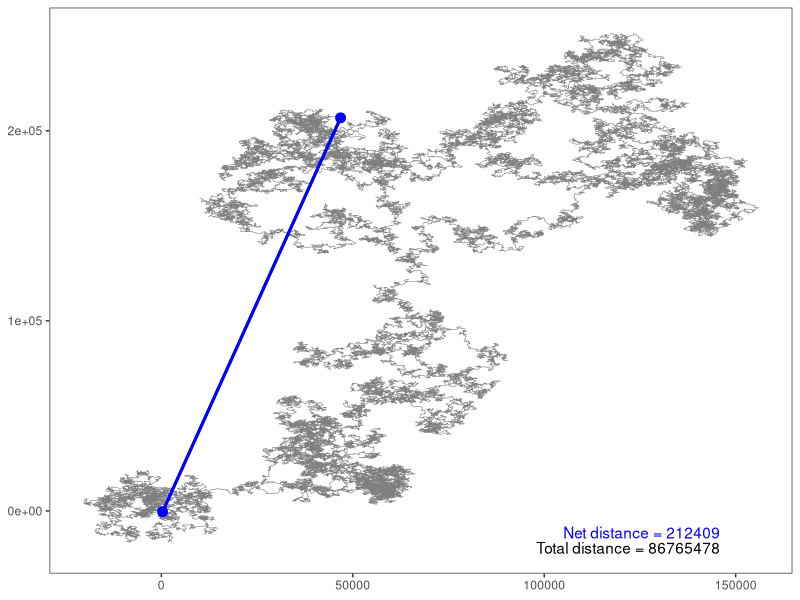
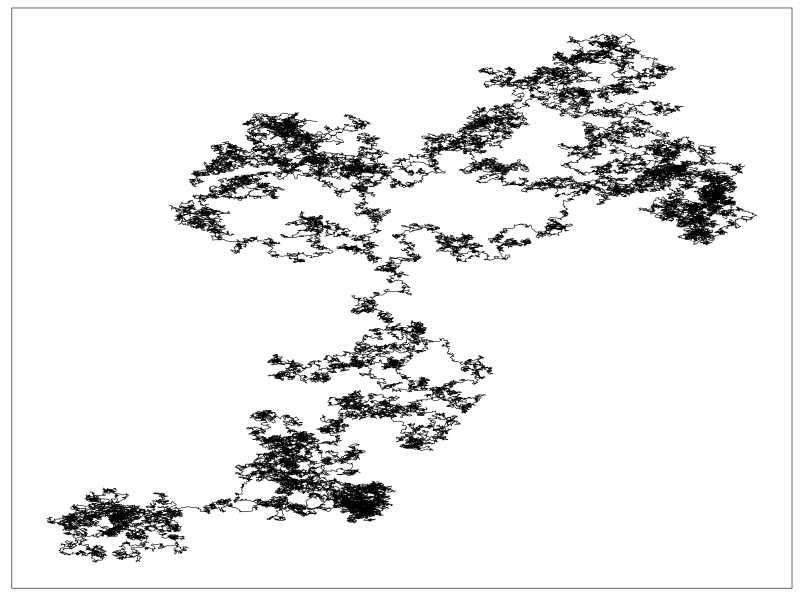
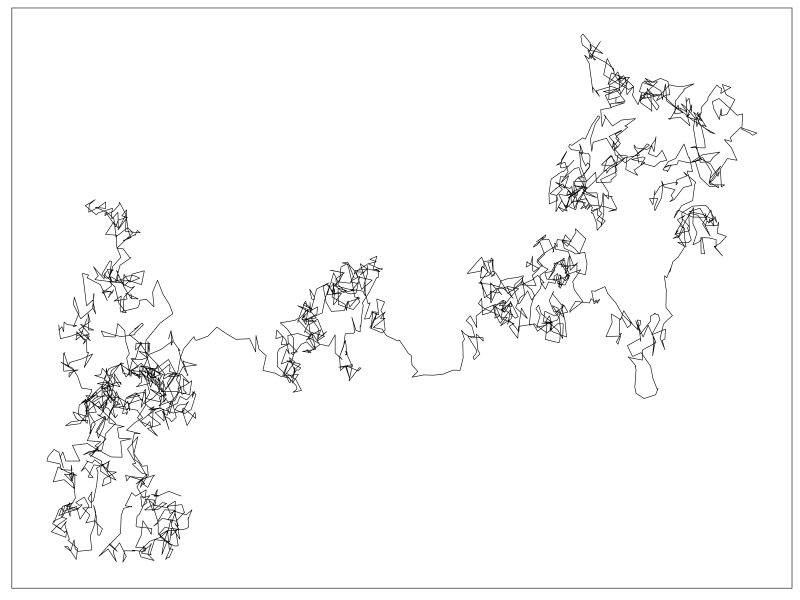
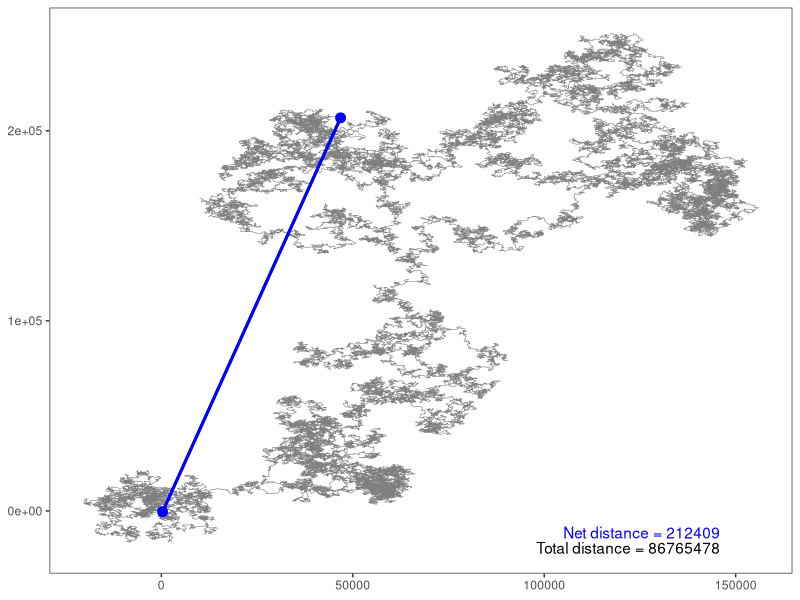

Write R code to recreate these figures, in order.
library(tidyverse)
library(data.table)
library(ggridges)

set.seed(82734)
movements <- read_csv("./movement_rates.csv")

seconds_per_day <- 60 * 60 * 24
um_to_m <- 1e-6


# make random path
start <- c(0,0)  
speed <- movements$Speed_umps[1] # per second speed
trajectory_i <- matrix(nrow = seconds_per_day, ncol = 2, dimnames = list(NULL, c("x", "y")))

for(t in 1:seconds_per_day){
  
  dist_i <- runif(1, 0, speed)
  
  theta <- runif(1, 0, 2*pi)
  
  if(t == 1){
    pos_t <- c(dist_i*sin(theta), dist_i*cos(theta))
  } else {pos_t <- c(trajectory_i[t-1,1] + dist_i*sin(theta),
                     trajectory_i[t-1,2] + dist_i*cos(theta))}
  
  trajectory_i[t, 1] <- pos_t[1]
  trajectory_i[t, 2] <- pos_t[2]
}

random_walk_fig <- trajectory_i %>%
  as_tibble() %>%
  ggplot(aes(x = x, y = y)) +
  geom_path(size = 0.2) +
  theme_bw() +
  theme(axis.title = element_blank(),
        axis.text = element_blank(),
        panel.grid = element_blank(),
        axis.ticks = element_blank())



truncated_walk <- trajectory_i %>%
  as_tibble() %>%
  slice(6500:9000) %>%
  ggplot(aes(x = x, y = y)) +
  geom_path(size = 0.2) +
  theme_bw() +
  theme(axis.title = element_blank(),
        axis.text = element_blank(),
        panel.grid = element_blank(),
        axis.ticks = element_blank())

ggsave("figure_random_walk.pdf", random_walk_fig, width = 8, height = 8)
ggsave("figure_short_walk.pdf", truncated_walk, width = 8, height = 8)


start_endpoints <- tibble(
  bind_rows(
    trajectory_i %>% 
      as_tibble() %>% 
      slice_head(n = 1),
    trajectory_i %>% 
      as_tibble() %>% 
      slice_tail(n = 1)
  )
)

net_dist <- dist(start_endpoints)[1]

# work on difference table to compute distances
total_dist <- diff(trajectory_i) %>% 
  as_tibble() %>% 
  mutate(dist = sqrt(x^2 + y^2)) %>% 
  sum(.$dist)

xrng <- range(trajectory_i[,1])
yrng <- range(trajectory_i[,2])

random_walk_annotated <- trajectory_i %>% 
  as_tibble() %>% 
  ggplot(aes(x = x, y = y)) + 
  geom_path(size = 0.2, alpha = 0.5) +
  #geom_path(data = trajectory_i %>% 
  #            as_tibble() %>% 
  #            slice(6500:9000),
  #          color = "red") +
  geom_point(data = start_endpoints[1,], color = "blue", size = 3) + 
  geom_point(data = start_endpoints[2,], color = "blue", size = 3) + 
  geom_segment(data = start_endpoints, 
               mapping = aes(x = x[1], xend = x[2], 
                             y = y[1], yend = y[2]),
               color = "blue", size = 1) + 
  theme_bw() +
  theme(axis.title = element_blank(), 
        #axis.text = element_blank(),
        panel.grid = element_blank()) +
        #axis.ticks = element_blank()) + 
  annotate("text", x = xrng[2]- 10000, y = yrng[1] + 5000, label = paste("Net distance =", round(net_dist)), color = "blue", hjust = 1) +
  annotate("text", x = xrng[2]- 10000, y = yrng[1] - 3000, label = paste("Total distance =", round(total_dist)), hjust = 1)  
  #annotate("text", x = 29000, y = -4000, label = "Movement phase\ntransition", color = "red")
random_walk_annotated  
ggsave("figure_random_walk_annotated.pdf", random_walk_annotated, width = 8, height = 8)

